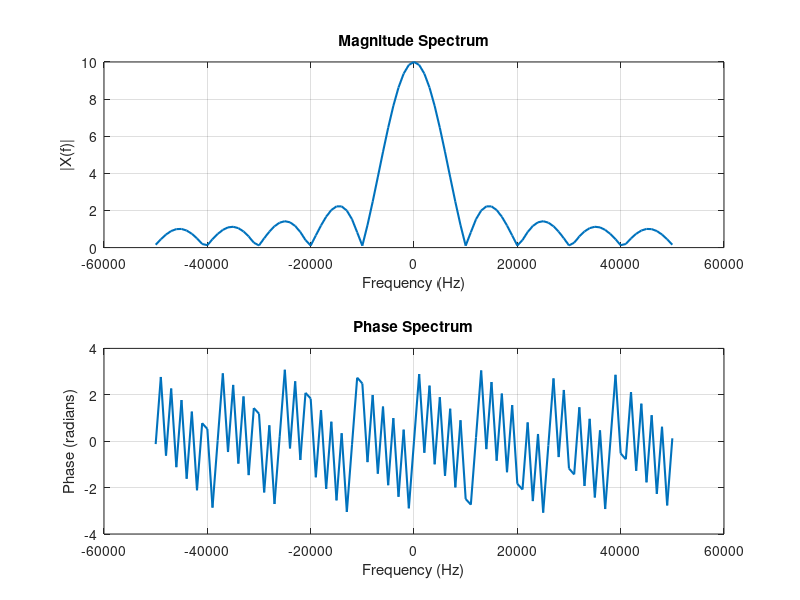

Source code (MATLAB):
clc;
clear;
close all;

Fs = 100e3;
T = 1e-3;
D = 0.1;
PW = D * T;

t = -T/2 : 1/Fs : T/2;
x = (mod(t, T) < PW);

N = length(x);

X = fft(x);

freq = linspace(-Fs/2, Fs/2, N);
X_shifted = fftshift(X);

figure;

subplot(2,1,1);
plot(freq, abs(X_shifted), 'LineWidth', 1.5);
grid on;
title('Magnitude Spectrum');
xlabel('Frequency (Hz)');
ylabel('|X(f)|');

subplot(2,1,2);
plot(freq, angle(X_shifted), 'LineWidth', 1.5);
grid on;
title('Phase Spectrum');
xlabel('Frequency (Hz)');
ylabel('Phase (radians)');
